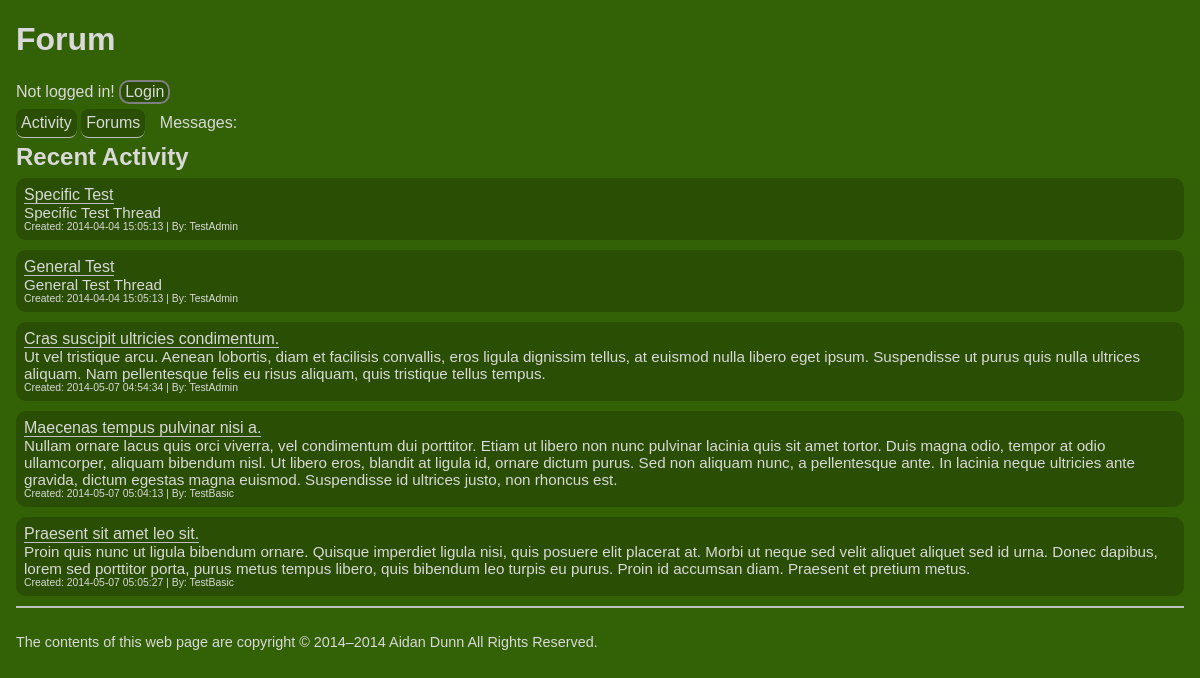
The page / on the database its author committed.
### tables this page shows
CREATE TABLE IF NOT EXISTS `Threads` (
  `ID` int(11) NOT NULL AUTO_INCREMENT,
  `Title` varchar(50) NOT NULL,
  `Contents` varchar(10000) NOT NULL,
  `Created` timestamp NOT NULL DEFAULT CURRENT_TIMESTAMP,
  `CreatorID` int(11) NOT NULL,
  `TopicID` int(11) NOT NULL,
  PRIMARY KEY (`ID`),
  KEY `Section` (`TopicID`)
);

### includes/helpers.inc.php (the view)
<?php
	function html($text){
		return htmlspecialchars($text, ENT_QUOTES, 'UTF-8');
	}
	function htmlout($text){
		echo html($text);
	}

### pages/activity.html.php (shortened to what this page needs)
<?php
include $_SERVER['DOCUMENT_ROOT'].'/Forum/includes/db.inc.php';
try{
	$result = $pdo->query('SELECT Threads.ID as tID, Threads.Title as tTitle, Threads.Contents as tContents, Threads.Created as tCreated, Users.Name as uName
		FROM Threads
		INNER JOIN Users ON Threads.CreatorID = Users.ID
		ORDER BY Threads.Created
		LIMIT 5');
}
catch (PDOException $e){
	$error = 'Error retrieving Threads.';
	include $_SERVER['DOCUMENT_ROOT'].'/Forum/includes/error.html.php';
	exit();
}
foreach ($result as $row) {
	$threads[] = array('id' => $row['tID'],
		'title' => $row['tTitle'],
		'contents' => $row['tContents'],
		'date' => $row['tCreated'],
		'user' => $row['uName']);
}
?>
<h2>Recent Activity</h2>
<?php foreach($threads as $thread):
	if(!empty($thread['title'])): ?>
		<div class="Seperate">
			<header><a href="?Thread=<?php echo $thread['id'] ?>"><?php htmlout($thread['title']); ?></a></header>
			<section><?php htmlout($thread['contents']); ?></section>
			<footer>
				Created: <?php echo $thread['date']; ?> | By: <?php htmlout($thread['user']); ?>
			</footer>
		</div>
<?php endif;
endforeach; ?>

### css/base.css (style rules this page uses)
html { color:hsl(0,0%,85%); background-color:hsl(90,90%,20%); font-size: medium }
div { position:relative; margin-bottom:10px }
body { margin:0 1em }
.Seperate { background-color:hsla(0,0%,0%,.2); margin-bottom:10px; border:none; border-radius:10px; padding:.5em }
h2 { margin-top:0; margin-bottom:.3em }
a { color:hsl(0,0%,85%); text-decoration:none; border-bottom:1px solid hsl(0,0%,75%) }
header { margin-right:1em }
section { font-size:95% }
footer { display:block; bottom:0; font-size:65%; width:100% }
@media (min-width:40em) { html { font-size:100%; } }

### rows shown on the page
threads: Title "Specific Test Specific Test Thread TestAdmin", Created "2014-04-04 15:05:13"
threads: Title "General Test General Test Thread TestAdmin", Created "2014-04-04 15:05:13"
threads: Title "Cras suscipit ultricies condimentum. Ut vel tristique arcu. Aenean lobortis, diam et facilisis convallis, eros ligula dignissim tellus, at euismod nulla libero eget ipsum. Suspendisse ut purus quis nulla ultrices aliquam. Nam pellentesque felis eu risus aliquam, quis tristique tellus tempus. TestAdmin", Created "2014-05-07 04:54:34"
threads: Title "Maecenas tempus pulvinar nisi a. Nullam ornare lacus quis orci viverra, vel condimentum dui porttitor. Etiam ut libero non nunc pulvinar lacinia quis sit amet tortor. Duis magna odio, tempor at odio ullamcorper, aliquam bibendum nisl. Ut libero eros, blandit at ligula id, ornare dictum purus. Sed non aliquam nunc, a pellentesque ante. In lacinia neque ultricies ante gravida, dictum egestas magna euismod. Suspendisse id ultrices justo, non rhoncus est. TestBasic", Created "2014-05-07 05:04:13"
threads: Title "Praesent sit amet leo sit. Proin quis nunc ut ligula bibendum ornare. Quisque imperdiet ligula nisi, quis posuere elit placerat at. Morbi ut neque sed velit aliquet aliquet sed id urna. Donec dapibus, lorem sed porttitor porta, purus metus tempus libero, quis bibendum leo turpis eu purus. Proin id accumsan diam. Praesent et pretium metus. TestBasic", Created "2014-05-07 05:05:27"
